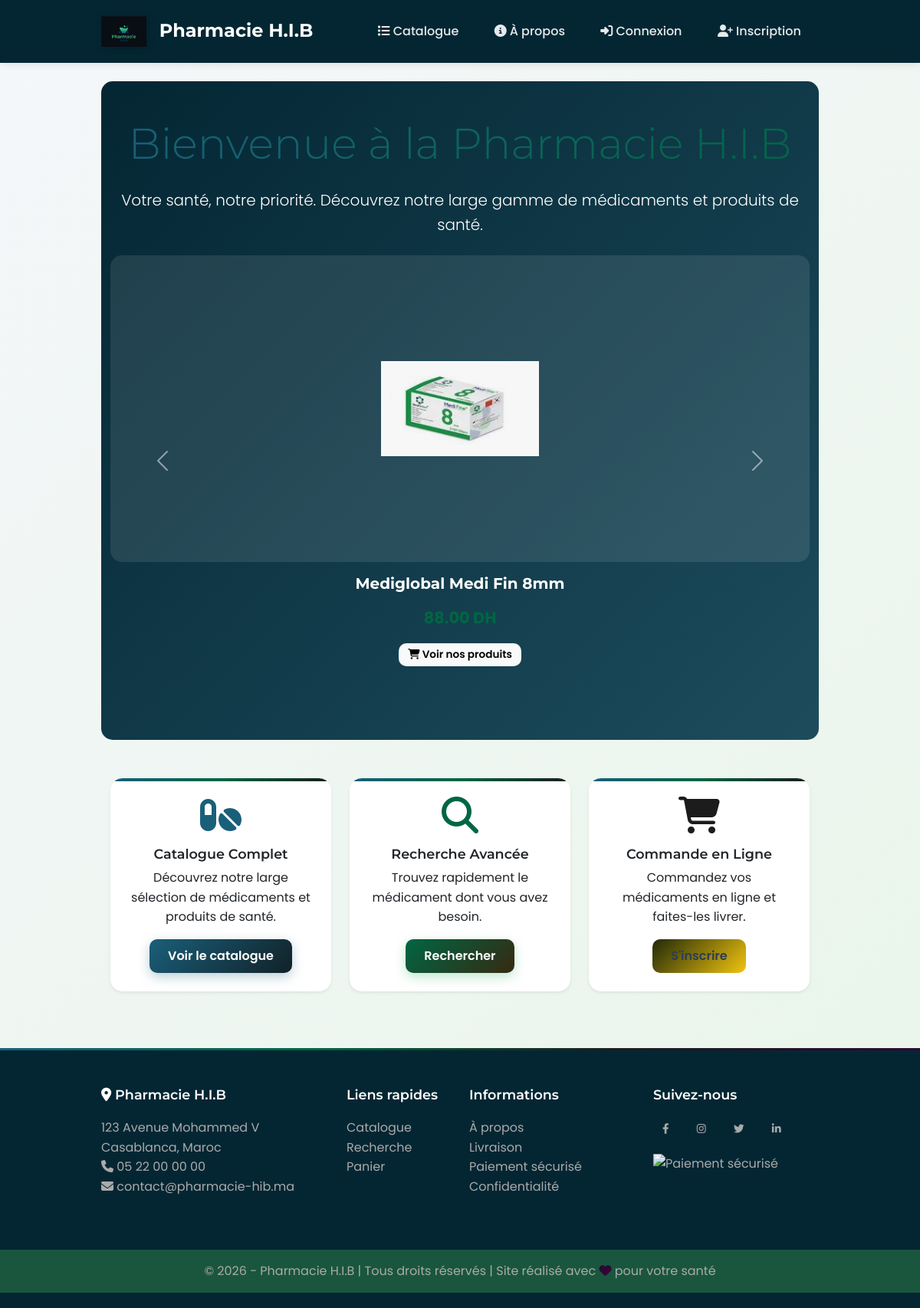
The page / on the database its author committed.
### stock/models.py (models this page shows, shortened)
class Medicament(models.Model):
    code_barre = models.CharField(max_length=50, unique=True, verbose_name="Code barre")
    nom = models.CharField(max_length=200, verbose_name="Nom du médicament")
    description = models.TextField(blank=True, verbose_name="Description")
    dosage = models.CharField(max_length=100, blank=True, verbose_name="Dosage (ex: 500mg)")
    forme = models.CharField(max_length=100, blank=True, verbose_name="Forme (comprimé, sirop, etc.)")
    prix_achat = models.DecimalField(max_digits=10, decimal_places=2, verbose_name="Prix d'achat")
    prix_vente = models.DecimalField(max_digits=10, decimal_places=2, verbose_name="Prix de vente")
    quantite_stock = models.IntegerField(default=0, verbose_name="Quantité en stock")
    seuil_alerte = models.IntegerField(default=10, verbose_name="Seuil d'alerte")
    image = models.ImageField(upload_to='medicaments/', null=True, blank=True, verbose_name="Image")
    date_expiration = models.DateField(verbose_name="Date d'expiration")
    date_ajout = models.DateTimeField(auto_now_add=True, verbose_name="Date d'ajout")
    class Meta:
        verbose_name = "Médicament"
        verbose_name_plural = "Médicaments"
        ordering = ['nom']

### stock/views.py (the view)
# urls.py: path('', views.home, name='home'),
def home(request):
    medicaments = Medicament.objects.filter(image__isnull=False).exclude(image='').order_by('-date_ajout')[:10]
    return render(request, 'home.html', {'medicaments': medicaments})

### pharmacie/context_processors.py (called while the page is built)
def alertes_context(request):
    if request.user.is_authenticated and request.user.profile.role in ['admin', 'pharmacien']:
        rupture = Medicament.objects.filter(quantite_stock=0).count()
        critique = Medicament.objects.filter(quantite_stock__lte=Medicament.objects.values('seuil_alerte')).count()
        date_limite = timezone.now().date() + timedelta(days=30)
        expirant = Medicament.objects.filter(date_expiration__lte=date_limite, date_expiration__gte=timezone.now().date()).count()
        expires = Medicament.objects.filter(date_expiration__lt=timezone.now().date()).count()
        total_alertes = rupture + critique + expirant + expires
    else:
        total_alertes = 0
    return {'total_alertes': total_alertes}

### templates/home.html (shortened to what this page needs)
{% extends 'base.html' %}
{% load static %}
{% block content %}
<div class="hero-section text-center py-5" style="background: linear-gradient(135deg, #042633ff, #1d4c5dff); color: white; border-radius: 15px; margin-bottom: 50px;">
    <div class="container">
        <h1 class="display-4 mb-4">Bienvenue à la Pharmacie H.I.B</h1>
        <p class="lead mb-4">Votre santé, notre priorité. Découvrez notre large gamme de médicaments et produits de santé.</p>
        {% if not user.is_authenticated %}
        {% if medicaments %}
        <div class="carousel-section mb-5">
            <div id="medicamentsCarousel" class="carousel slide" data-bs-ride="carousel" data-bs-interval="3000">
                <div class="carousel-inner">
                    {% for medicament in medicaments %}
                    <div class="carousel-item {% if forloop.first %}active{% endif %}">
                        <div class="d-flex justify-content-center align-items-center" style="height: 400px; background: rgba(255,255,255,0.1); border-radius: 15px;">
                            {% if medicament.image %}
                                <img src="{{ medicament.image.url }}" alt="{{ medicament.nom }}"
                                     style="max-height: 300px; max-width: 300px; object-fit: contain;">
                            {% else %}
                                <i class="fas fa-capsules fa-5x text-white opacity-50"></i>
                            {% endif %}
                        </div>
                        <div class="mt-3">
                            <h4 class="text-white fw-bold">{{ medicament.nom }}</h4>
                            <p class="text-success fw-bold" style="font-size: 1.3rem;">{{ medicament.prix_vente }} DH</p>
                            <a href="{% url 'stock:liste_medicaments' %}" class="btn btn-light btn-sm">
                                <i class="fas fa-shopping-cart"></i> Voir nos produits
                            </a>
                        </div>
                    </div>
                    {% endfor %}
                </div>
                {% if medicaments|length > 1 %}
                <button class="carousel-control-prev" type="button" data-bs-target="#medicamentsCarousel" data-bs-slide="prev">
                    <span class="carousel-control-prev-icon" aria-hidden="true"></span>
                </button>
                <button class="carousel-control-next" type="button" data-bs-target="#medicamentsCarousel" data-bs-slide="next">
                    <span class="carousel-control-next-icon" aria-hidden="true"></span>
                </button>
                {% endif %}
            </div>
        </div>
        {% endif %}
        {% endif %}
    </div>
</div>
<div class="container">
    <div class="row">
        <div class="col-md-4 mb-4">
            <div class="card h-100 border-0 shadow-sm">
                <div class="card-body text-center">
                    <i class="fas fa-pills fa-3x text-primary mb-3"></i>
                    <h5 class="card-title">Catalogue Complet</h5>
                    <p class="card-text">Découvrez notre large sélection de médicaments et produits de santé.</p>
                    <a href="{% url 'stock:liste_medicaments' %}" class="btn btn-primary">Voir le catalogue</a>
                </div>
            </div>
        </div>
        <div class="col-md-4 mb-4">
            <div class="card h-100 border-0 shadow-sm">
                <div class="card-body text-center">
                    <i class="fas fa-search fa-3x text-success mb-3"></i>
                    <h5 class="card-title">Recherche Avancée</h5>
                    <p class="card-text">Trouvez rapidement le médicament dont vous avez besoin.</p>
                    <a href="{% url 'stock:recherche' %}" class="btn btn-success">Rechercher</a>
                </div>
            </div>
        </div>
        <div class="col-md-4 mb-4">
            <div class="card h-100 border-0 shadow-sm">
                <div class="card-body text-center">
                    <i class="fas fa-shopping-cart fa-3x text-warning mb-3"></i>
                    <h5 class="card-title">Commande en Ligne</h5>
                    <p class="card-text">Commandez vos médicaments en ligne et faites-les livrer.</p>
                    {% if user.is_authenticated %}
                        <a href="{% url 'ventes:panier' %}" class="btn btn-warning">Mon panier</a>
                    {% else %}
                        <a href="{% url 'register' %}" class="btn btn-warning">S'inscrire</a>
                    {% endif %}
                </div>
            </div>
        </div>
    </div>
</div>
{% endblock %}

### static/css/style.css (style rules this page uses)
:root { --pharma-blue: #1a5f7a; --pharma-blue-dark: #0e3d4f; --pharma-blue-light: #112127; --pharma-green: #006644; --pharma-green-dark: #003366 ; --pharma-green-light: #362911; --pharma-orange: #1C1C1C; --pharma-red: #2f0735; --pharma-yellow: #202908; --pharma-purple: #9b59b6; --dark: #2c3e50; --gray-dark: #34495e; --gray: #7f8c8d; --gray-light: #bdc3c7; --light: #ecf0f1; --white: #ffffff; --black: #1a1a2e; --shadow-sm: 0 2px 4px rgba(0,0,0,0.05); --shadow-md: 0 5px 15px rgba(0,0,0,0.08); --shadow-lg: 0 10px 25px rgba(0,0,0,0.1); --shadow-xl: 0 20px 40px rgba(0,0,0,0.15); --shadow-primary: 0 5px 15px rgba(26,95,122,0.3); --shadow-green: 0 5px 15px rgba(39,174,96,0.3); --spacing-xs: 0.25rem; --spacing-sm: 0.5rem; --spacing-md: 1rem; --spacing-lg: 1.5rem; --spacing-xl: 2rem; --spacing-xxl: 3rem; --radius-sm: 6px; --radius-md: 10px; --radius-lg: 16px; --radius-xl: 24px; --radius-round: 50%; --transition-fast: 0.15s ease; --transition-normal: 0.3s ease; --transition-slow: 0.5s ease; --font-primary: 'Poppins', -apple-system, BlinkMacSystemFont, 'Segoe UI', Roboto, sans-serif; --font-heading: 'Montserrat', var(--font-primary); }
* { margin: 0; padding: 0; box-sizing: border-box; }
html { scroll-behavior: smooth; }
body { font-family: var(--font-primary); background: linear-gradient(135deg, #f5f7fa 0%, #e8f5e9 100%); color: var(--dark); line-height: 1.6; min-height: 100vh; }
h1, h2, h3, h4, h5, h6 { font-family: var(--font-heading); font-weight: 600; margin-bottom: var(--spacing-md); }
h1 { font-size: 2.5rem; background: linear-gradient(135deg, var(--pharma-blue), var(--pharma-green)); -webkit-background-clip: text; -webkit-text-fill-color: transparent; background-clip: text; }
h4 { font-size: 1.25rem; }
h5 { font-size: 1.1rem; }
.card { background: var(--white); border: none; border-radius: var(--radius-lg); box-shadow: var(--shadow-md); transition: var(--transition-normal); overflow: hidden; position: relative; }
.card::before { content: ''; position: absolute; top: 0; left: 0; width: 100%; height: 4px; background: linear-gradient(90deg, var(--pharma-blue), var(--pharma-green), var(--pharma-orange)); }
.card-body { padding: var(--spacing-lg); }
.btn { border: none; border-radius: var(--radius-md); padding: 10px 24px; font-weight: 600; transition: var(--transition-normal); position: relative; overflow: hidden; cursor: pointer; }
.btn::before { content: ''; position: absolute; top: 50%; left: 50%; width: 0; height: 0; background: rgba(255,255,255,0.2); border-radius: var(--radius-round); transform: translate(-50%, -50%); transition: width 0.6s, height 0.6s; }
.btn-primary { background: linear-gradient(135deg, var(--pharma-blue), var(--pharma-blue-light)); color: white; box-shadow: var(--shadow-primary); }
.btn-success { background: linear-gradient(135deg, var(--pharma-green), var(--pharma-green-light)); color: white; box-shadow: var(--shadow-green); }
.btn-warning { background: linear-gradient(135deg, var(--pharma-yellow), #f1c40f); color: var(--dark); }
.btn-sm { padding: 5px 12px; font-size: 0.85rem; }
@media (max-width: 1200px) { .container { max-width: 960px; } }
.text-primary { color: var(--pharma-blue) !important; }
.text-success { color: var(--pharma-green) !important; }
.text-warning { color: var(--pharma-orange) !important; }

### templates/base.html (style rules this page uses)
:root { --primary-color: #042633ff; --secondary-color: #042633ff; --accent-color: #e62236ff; --danger-color: #e74c3c; --success-color: #27ae60; --warning-color: #f39c12; --light-bg: #f8f9fa; }

### templates/home.html (style rules this page uses)
.carousel-item { transition: all 0.5s ease; }
.carousel-section { animation: slideIn 0.5s ease-in-out; }

### rows shown on the page
Medicament: image (picture), nom "Mediglobal Medi Fin 8mm"
